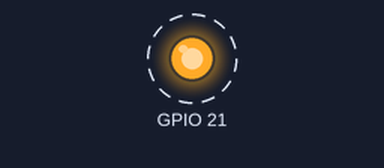
Bench run of a program on a simulated Raspberry Pi (BCM pin numbers). Shown: output pins drawn as LEDs (lit = HIGH). Dashed ring = blinking. What the program prints to the terminal is not drawn.

Above: at 0.5 s.
Timing chart, 0 to 3.5 s (numbered marks = the images above):
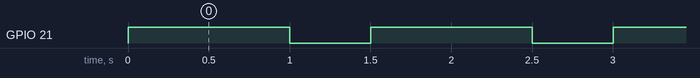

Measured:
- by itself, GPIO 21: alternates HIGH for 1.0 s and LOW for 0.50 s

The program:

Basics.py
```python
import gpiod
import os
from time import sleep
from datetime import datetime

# Select chip type to manage GPIO Pins
chip = gpiod.Chip('gpiochip4')

class Device:
    global chip
    # Constructor
    def __init__(self, name, pin, state):
        self.name = name
        self.pin = pin
        self.state = state
        self.line = chip.get_line(pin) #
        self.line.request(consumer = name, type = gpiod.LINE_REQ_DIR_OUT)

    # Device ON
    def on(self):
        self.line.set_value(1) # send high voltage
        self.state = True

    # Device OFF
    def off(self):
        self.line.set_value(0)
        self.state = False

    def getStatus(self):
        print(f"Device: {self.name}")
        self.getStateDescription()

    # Show device state
    def getStateDescription(self):
        if self.state:
            print(f"{self.name} is now ON")
        else:
            print(f"{self.name} is now OFF")

    # Toggle Device State
    def toggle(self):
        self.state = not self.state
        self.line.set_value(self.state)
        self.getStateDescription()

class Button:
    global chip
    def __init__(self, name, pin):
        self.name = name
        self.pin = pin
        self.state = state
        self.line = chip.get_line(pin) #
        self.line.request(consumer = name, type = gpiod.LINE_REQ_DIR_IN)

    # Check if button is being pressed
    def isPressed(self):
        if self.line.get_value() == 1:
            return True
        else:
            return False

    # Getter & Setters
    def getPin(self):
        return self.pin

    def getName(self):
        return self.name

    def getState(self):
        return self.state

    # Show device state
    def getStateDescription(self):
        if self.state:
            print(f"{self.name} is now ON")
        else:
            print(f"{self.name} is now OFF")


def main():
    testDevice = Device("test", 21, False)

    while True:
        testDevice.on()
        testDevice.getStatus()
        sleep(1)
        testDevice.off()
        sleep(0.5)
        testDevice.getStatus()


main()
```
